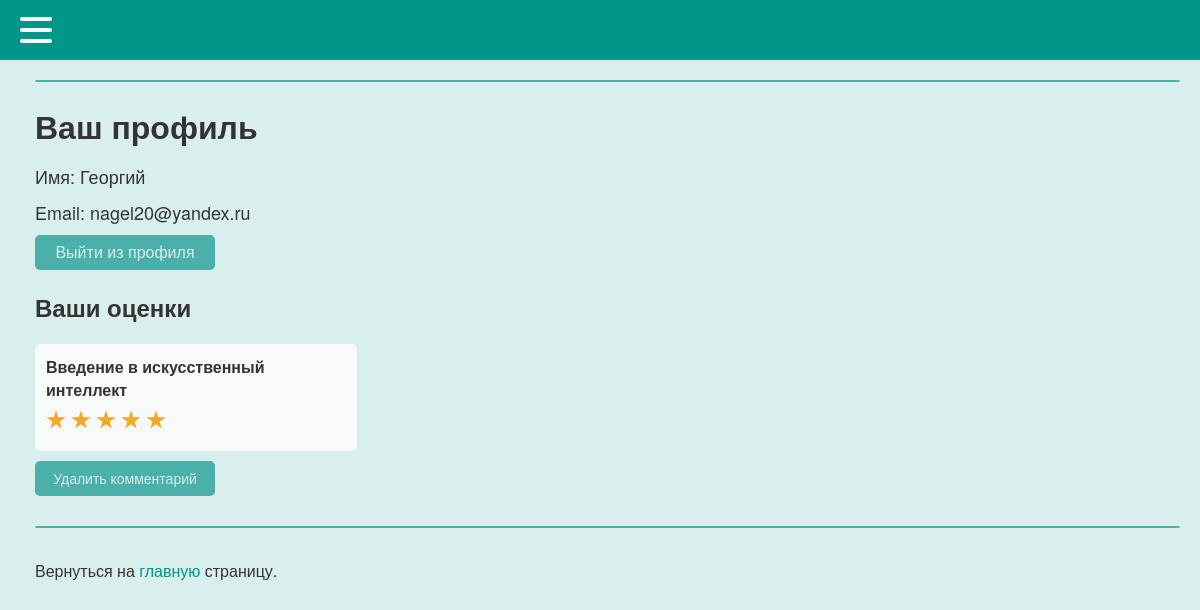
The page /profile (signed in) on the database as committed earlier.
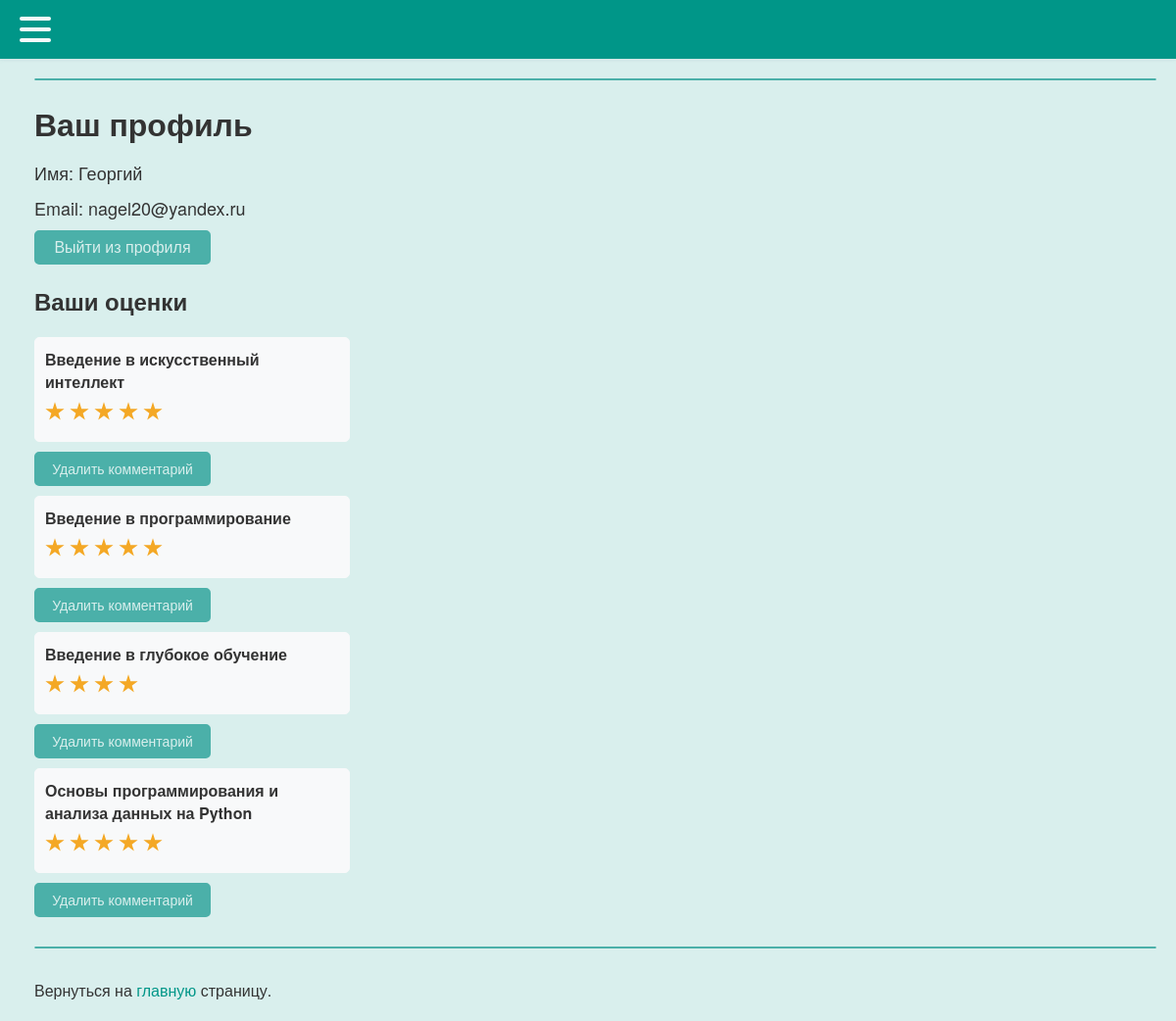
The same page on the database as committed later.
### tables this page shows
CREATE TABLE users (
id integer PRIMARY KEY AUTOINCREMENT,
name text NOT NULL,
email text NOT NULL,
psw text NOT NULL,
avatar BLOB DEFAULT NULL,
comments_numb integer,
time integer NOT NULL
);

CREATE TABLE comments (
id integer PRIMARY KEY AUTOINCREMENT,
username text,
mfkname text,
score text,
mfktitle text
);

### testApp.py (the view, shortened to what this page needs)
@app.route('/profile', methods=["POST", "GET"])
@login_required
def profile():
    your_comments = dbase.getUserCommentsNumb(current_user.getName())
    return render_template('profile.html', menu=menu, your_comments=your_comments)

### FDataBase.py (called while the page is built)
    def getUser(self, user_id):
        try:
            self.__cur.execute(f"SELECT * FROM users WHERE id = {user_id} LIMIT 1")
            res = self.__cur.fetchone()
            if not res:
                print("Пользователь не найден")
                return False
            return res
        except sqlite3.Error as e:
            print("Ошибка получения данных из БД " + str(e))
        return False

    def getUserCommentsNumb(self, name):
        try:
            self.__cur.execute(f"SELECT * FROM comments WHERE username LIKE '{name}'")
            res = self.__cur.fetchall()
            if res:
                return res
        except sqlite3.Error as e:
            print("Ошибка получения статьи из БД " + str(e))
        return (False, False)

### UserLogin.py (called while the page is built)
    def fromDB(self, user_id, db):
        self.__user = db.getUser(user_id)
        return self

    def getName(self):
        return self.__user['name'] if self.__user else "Без имени"

    def getEmail(self):
        return self.__user['email'] if self.__user else "Без email"

### testApp.py (called while the page is built)
def connect_db():
    conn = sqlite3.connect(app.config['DATABASE'])
    conn.row_factory = sqlite3.Row
    return conn

def get_db():
    if not hasattr(g, 'link_db'):
        g.link_db = connect_db()
    return g.link_db

@app.before_request
def before_request():
    global dbase
    db = get_db()
    dbase = FDataBase(db)

@login_manager.user_loader
def load_user(user_id):
    return UserLogin().fromDB(user_id, dbase)

### templates/profile.html (shortened to what this page needs)
{% extends 'index.html' %}
{% block content %}
<h1 style="margin-bottom: 14px;">Ваш профиль</h1>
<div style="margin-bottom: 10px; font-size: 18px;">Имя: {{ current_user.getName() }}</div>
<div style="margin-bottom: 10px; font-size: 18px;">Email: {{ current_user.getEmail() }}</div>
<a class="my_a" href="{{url_for('logout')}}">
  <div class="button_container">
    <div class="center">
      <button class="btn">
        <span class="btn_span">Выйти из профиля</span>
      </button>
    </div>
  </div>
</a>
    <h2>Ваши оценки</h2>
    <ul class="list-comments">
        {% for m in your_comments %}
            <li style="width: 300px;" >
                <p style="margin: 0px 0 0px 0;" class="title">
                    {{m.mfktitle}}
                    <div class="comment_stars_background comment_container container">
                      <div class="comment_stars_background container__items">
                        {% for i in range(m.score|int) %}
                          <label class="comment_stars_background my_label" for="">
                            <div class="star-stroke">
                            </div>
                          </label>
                        {% endfor %}
                      </div>
                    </div>
            </li>
            <form method="POST" action="/profile">
                  <div class="button_container">
                    <div class="center">
                      <button class="btn" name="delete_comment_btn">
                        <span style="font-size: 14px;" class="btn_span">Удалить комментарий</span>
                      </button>
                    </div>
                  </div>
            </form>
        {% endfor %}
    </ul>
{% endblock %}

### templates/index.html (shortened to what this page needs)
<!DOCTYPE html>
<html lang="en">
    <link type="text/css" href={{url_for('static', filename="css/style.css")}} rel="stylesheet" />
    <head>
    </head>
    <body>
        <nav>
          <div class="navbar">
            <div class="menu_container nav-container">
                <div class="" onclick="toggleLeft()">
                    <div class="hamburger-lines">
                      <span class="line line1"></span>
                      <span class="line line2"></span>
                      <span class="line line3"></span>
                    </div>
                </div>
            </div>
          </div>
        </nav>
        <div class="content">
            <hr>
            <div class="between_hr">
                {% block content %}{% endblock %}
            </div>
            <hr>
            <br>Вернуться на <a class="main_a" href="/dict">главную</a> страницу.
        </div>
    </body>
</html>

### static/css/style.css (style rules this page uses)
:root { --primary-colour: #f8f9fa; --secondary-colour: hsl(38 90% 55%); --star-colour: hsl(38 90% 55%); --menu-blue: #009688; --my-light-blue: #4bb0a9; --my-2light-blue: #7fc8c3; --my-background: #D9EFED; --my-white: #f8f9fa; --my-2light-grey: #e6e6e6; --my-light-grey: #b3b3b3; --my-grey: #747474; --my-black: #4f4f4f; }
body { font-family: 'Helvetica Neue', Helvetica, sans-serif; margin: 0; padding: 0; background: var(--my-background); }
.menu_container { top:0; position: fixed; max-width: 1050px; width: 90%; margin: auto; z-index: 21; }
.navbar { top:0; position: fixed; width: 100%; box-shadow: 0 1px 4px rgb(146 161 176 / 15%); background-color: var(--menu-blue); height: 60px; z-index: 20; }
.nav-container .hamburger-lines { display: block; height: 26px; width: 32px; position: absolute; top: 17px; left: 20px; z-index: 27; display: flex; flex-direction: column; justify-content: space-between; }
.nav-container .hamburger-lines .line { display: block; height: 4px; width: 100%; border-radius: 10px; background: var(--my-white); }
.nav-container .hamburger-lines .line1 { transform-origin: 0% 0%; transition: transform 0.4s ease-in-out; }
.nav-container .hamburger-lines .line2 { transition: transform 0.2s ease-in-out; }
.nav-container .hamburger-lines .line3 { transform-origin: 0% 100%; transition: transform 0.4s ease-in-out; }
::placeholder { color: var(--my-light-grey); opacity: 1; }
.content { margin: 80px 20px 20px 35px; color: #333; }
a { color: #007bff; text-decoration: none; }
.between_hr { margin: 20px 0 30px 0; }
hr { border: 1.25px solid var(--my-light-blue); border-radius: 2px; }
.my_a { color: #333; }
.main_a { color: var(--menu-blue); }
.button_container { display: block; display: flex; flex-direction: column; justify-content: center; align-items: left; }
.center { width: 180px; height: 35px; position: relative; display: flex; align-items: left; }
.btn { width: 180px; height: 35px; cursor: pointer; background: var(--my-light-blue); border: none; outline: none; transition: 0.7s ease-in-out; border: 2px solid var(--my-light-blue); border-radius: 5px; border-color: var(--my-light-blue); }
.btn_span { color: var(--my-background); font-size: 18px; font-weight: 100; font-size: 16px; }
ul.list-comments { list-style: none; margin: 0; padding: 0; }
ul.list-comments li { margin: 10px 0; padding: 10px; width: 200px; background: var(--my-white); border: 1px solid var(--my-white); border-radius: 5px; }
ul.list-comments .title { margin: -15px 0 10px 0; font-size: 16px; font-weight: bold; color: #333; }
.my_label { margin-right: 5px; }
.container { background: #f8f9fa; margin: 0; padding: 0; display: flex; align-items: center; }
.container .container__items { display: flex; align-items: left; justify-content: left; gap: -50px; }
.container .container__items label { aspect-ratio: 1; }
.container .container__items label .star-stroke { display: grid; place-items: center; width: 20px; height: 20px; background: var(--secondary-colour); clip-path: polygon(50% 0%, 61% 35%, 98% 35%, 68% 57%, 79% 91%, 50% 70%, 21% 91%, 32% 57%, 2% 35%, 39% 35%); }
.star-stroke { z-index: 10; }
.comment_container { background: #f8f9fa; margin: 0; padding: 0; display: flex; align-items: center; }
.comment_stars_background { background: var(--my-white); padding: 3px 0px 0px 0px; }

Rows that differ between the two databases and show on the page:
added comments: mfktitle "Введение в программирование", score "5" (drawn)
added comments: mfktitle "Введение в глубокое обучение", score "4" (drawn)
added comments: mfktitle "Основы программирования и анализа данных на Python", score "5" (drawn)
